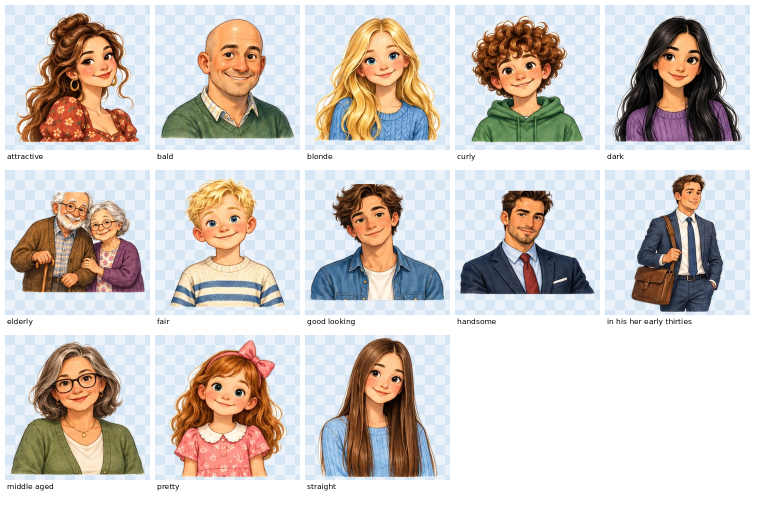
#> input picture tools/vocab-images/p4/preview/1.png, 1520 x 1010 px (shown at 1/2 size)
$ python -i cut.py   (imports and definitions only)
#> lines starting #> are read from the running program, lines starting #| are printed output that depends on the picture; after the words box and inside, x2 and y2 are one past the last pixel; in counts of white or black regions, pixels touching at a corner belong together
### tools/vocab-images/lib.py
import os, re
import numpy as np
from PIL import Image
from scipy.ndimage import label, binary_dilation, binary_erosion, binary_fill_holes

def fname(w):
    return re.sub(r"[^A-Za-z0-9]+", "_", w).strip("_") + '.png'

def min_rgb_of(im):
    arr = np.array(im.convert('RGB')).astype(np.int32)
    return np.minimum(np.minimum(arr[...,0], arr[...,1]), arr[...,2]).astype(np.uint8)

# порог фона: 240 — как было; строже (250 + бесцветность) — для листов, где
# белое внутри рисунка (облака, экраны, бумага) уходило вместе с фоном
BG_MIN, BG_GREY = 240, 255
# KEEP_SOFT: маска рисунка — всё непрозрачное, что связано с тёмными частями,
# а не только пиксели темнее 235 (+grow). Иначе белая середина облака пропадает.
KEEP_SOFT = False

# [118 lines left out: functions widen_keep, make_soft_transparent, to_square, clusters_of, row, row_x, not called in this run]

### tools/vocab-images/p6/cut.py
"""Нарезка листов Prepare 5: python3 cut.py <лист> <картинка> [<лист> <картинка> ...]
Ряды — по профилю строк (полоса рисунков, за ней полоса подписей). Внутри ряда —
кластеры по зазору (12 → 6 → 3); не сошлось — границы по самым пустым колонкам
около равных долей ряда. Выход: out/<лист>/<term>.png."""
import sys, os
import numpy as np
from PIL import Image
sys.path.insert(0, '..')
from lib import row, row_x, clusters_of, min_rgb_of, fname
from sheets import S
import lib
# фон — только чисто-белое и бесцветное; белое внутри рисунка остаётся
lib.BG_MIN, lib.BG_GREY, lib.KEEP_SOFT = 250, 8, True

# Сцены с белым содержимым (лёд, снег): фон вырезается вместе с ним — заливаем сцену целиком
FILL_OLD = None  # заливка дыр больше не нужна: её заменил строгий порог фона
FILL = set()
# вырезать зажатый белый фон (не везде: белое внутри пузырей пропадало)
# белое, которое чистка кусков фона не трогает: облачка, снег, разметка, облака у края сцены
KEEP_WHITE = {'preparation', 'response', 'roll', 'release a track', 'reverse', 'drag', 'crack',
              'ladder', 'wind power', 'solar power', 'impressive', 'surface', 'chimney'}
# сцены, где фон застрял между фигурами и под ногами: чистим жёстче
EXTRA = {'make an arrest', 'bravery', 'bench', 'powerful', 'controversial', 'carbon dioxide emissions',
         'fossil fuel', 'talk (sb) into', 'rumour', 'frame'}
HOLES = {'rub your eyes', 'useless', 'have the strength', 'make a promise', 'have an allergic reaction', 'swallow', 'bump', 'be bitten', 'clear up', 'fold', 'sort', 'sweep', 'wipe', 'water', 'put (sth) away', 'argument', 'arrangement', 'weakness', 'construct', 'knock over', 'terribly', 'embarrassment', 'fitness', 'friendliness'}

# Листы, где генератор разложил картинки иначе, чем в промпте
# Границы клеток вручную: {лист: {номер ряда: [границы]}}; граница-ступенька (y, x_выше, x_ниже)
CUTS = {3: {0: [321, 607, 936, (150, 1239, 1225)]}, 20: {1: [312, (590, 596, 566), 937, 1216]}}

IMAGES = '/tmp/claude-0/-home-user-classroom/d4a2a0a4-519c-5b81-af84-18451bfcf9dd/images'

LAYOUT_SHEET = {}

LAYOUT = {6: [3, 3], 7: [4, 3], 8: [4, 4], 9: [5, 4], 10: [5, 5], 11: [4, 4, 3], 12: [4, 4, 4], 13: [5, 4, 4]}

# [74 lines left out: functions bands, split_rows, column_cuts, erase_glued_captions, not called in this run]

# Предметы с нарисованной мягкой тенью рядом: оставляем только то, что внутри контура
OUTLINE_ONLY = set()

# [64 lines left out: functions outline_only, cut, not called in this run]


def clean_png(p, peel=4, pale=212, grey=32, speck=0.004, pure=250):
    """Белая кайма и крошки после вырезки: снимаем по контуру светлые бесцветные
    пиксели (не глубже peel), выкидываем мелкие островки отдельно от рисунка."""
#> called with p = '../p4/preview/1.png', peel = 4, pale = 212, grey = 32, speck = 0.004, pure = 250
    from scipy.ndimage import label, binary_dilation
    im = np.array(Image.open(p).convert('RGBA')).astype(np.int32)
    rgb, a = im[..., :3], im[..., 3]
#> a: shape (1010, 1520) int32; every value is 255
    mn, mx = rgb.min(-1), rgb.max(-1)
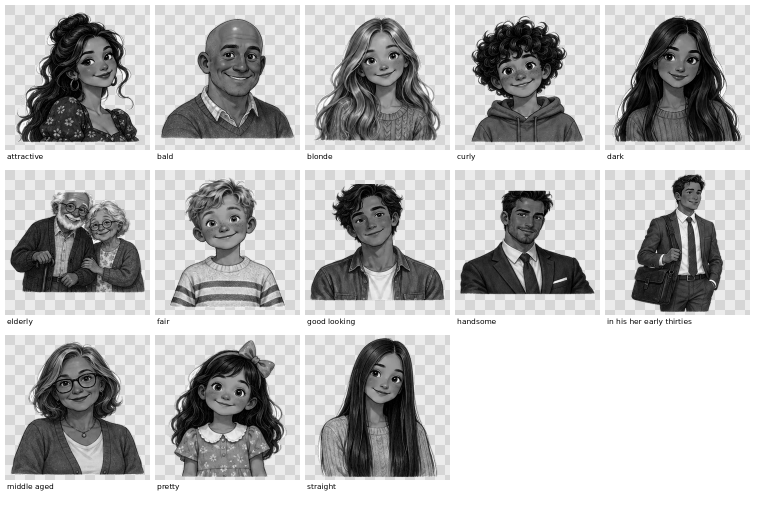
#> mn: shape (1010, 1520) int32 (shown at 1/2 size); min 0, max 255, mean 185.6
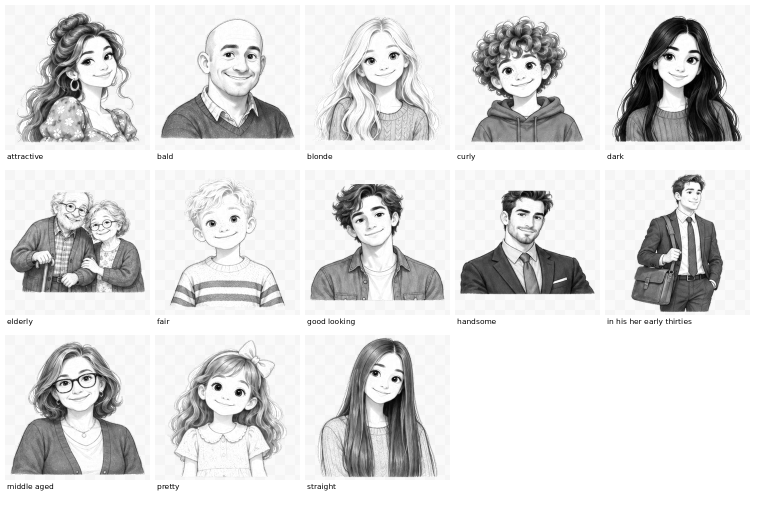
#> mx: shape (1010, 1520) int32 (shown at 1/2 size); min 0, max 255, mean 220.1
    whitish = (mn >= pale) & (mx - mn <= grey)
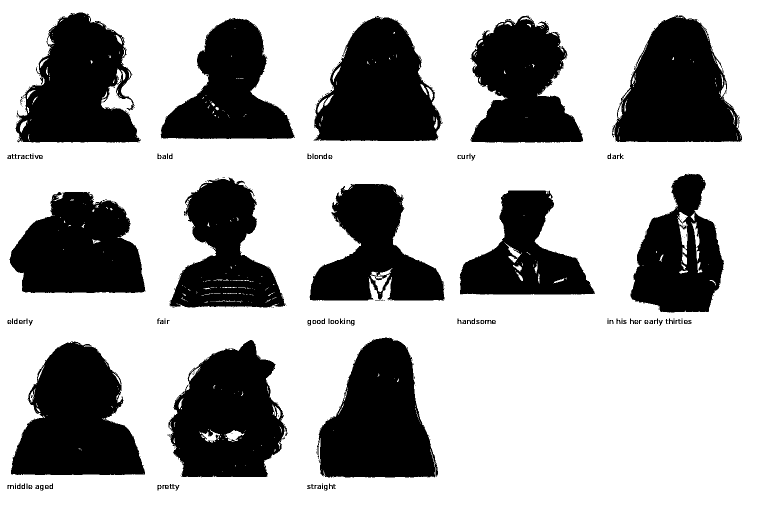
#> whitish: shape (1010, 1520) bool (shown at 1/2 size); 66.4% white; 257 black regions (161 under 20 px), largest, box (x1, y1, x2, y2) and area: (22, 683, 290, 950) 47394, (633, 675, 876, 955) 45555, (335, 680, 575, 955) 45115
    for _ in range(peel):
        solid = a > 128
        edge = solid & binary_dilation(~solid)
        hit = edge & whitish
        if not hit.any():
            break
        a[hit] = 0
    # мягкий край: светлым пикселям у контура — частичная прозрачность
    solid = a > 128
    edge = solid & binary_dilation(~solid)
    soft = edge & (mn >= 190)
    a[soft] = np.minimum(a[soft], np.clip((255 - mn[soft]) * 4, 60, 255))
    # дырки: зажатый между руками и предметами чистый фон, обведённый контуром
    lab, n = label((a > 128) & (mn >= 238) & (mx - mn <= 14))
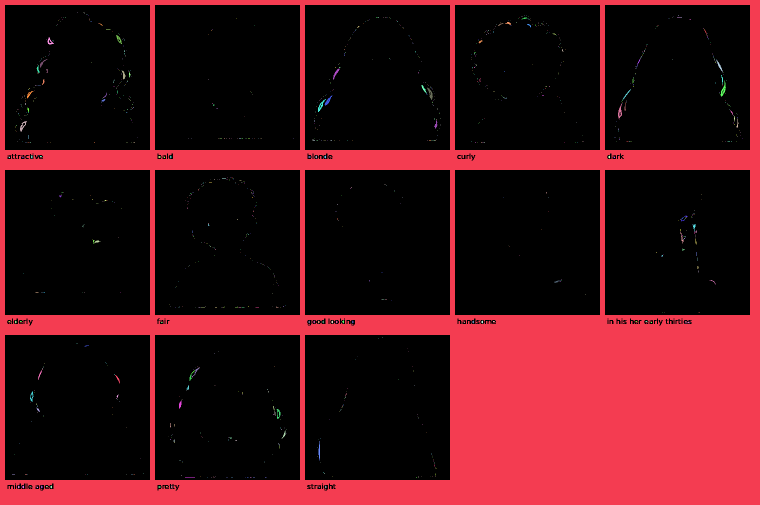
#> lab: shape (1010, 1520) int32 (shown at 1/2 size); 1141 distinct labels, from 0 to 1140; one colour per label, 0 black
#> n = 1140
    for i in range(1, n + 1):
        c = lab == i
        if c.sum() < 60 or mn[c].mean() < pure:
            continue
        ring = binary_dilation(c, iterations=3) & ~c
        if p.endswith(tuple(f'/{fname(w)}' for w in HOLES)):  # только по списку: белое внутри пузырей и бумаги — тоже «дырка»
            a[c] = 0
#> this loop made 1140 passes
#> pass 1, in clean_png, `ring = binary_dilation(c, iterations=3) & ~c`:
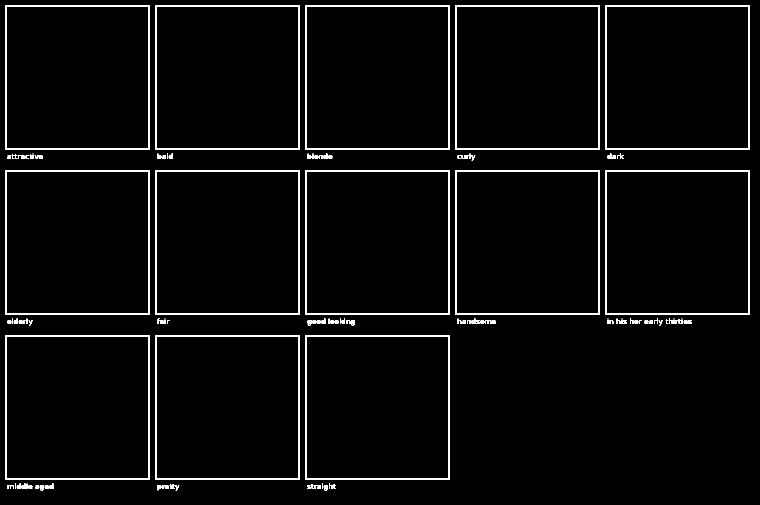
#> ring: shape (1010, 1520) bool (shown at 1/2 size); 3.2% white; 100 white regions (16 under 20 px), largest, box (x1, y1, x2, y2) and area: (10, 10, 300, 300) 3444, (310, 10, 600, 300) 3444, (610, 10, 900, 300) 3444
#> after the loop: c: shape (1010, 1520) bool; 0% white in thin lines or dots, all inside (x1, y1, x2, y2) = (637, 974, 640, 976)
    # куски фона, отрезанные от края тенью или землёй: светлое и бесцветное,
    # связанное с прозрачным краем через светло-серое
    if not p.endswith(tuple(f'/{fname(w)}' for w in KEEP_WHITE)):
        from scipy.ndimage import distance_transform_edt
        out = a <= 40
        M = (~out) & (mn >= 215) & (mx - mn <= 20)
#> M: shape (1010, 1520) bool; 47.6% white; 899 white regions (814 under 20 px), largest, box (x1, y1, x2, y2) and area: (0, 0, 1520, 1010) 722482, (203, 166, 265, 222) 792, (1383, 445, 1399, 492) 190
        labm, _ = label(M)
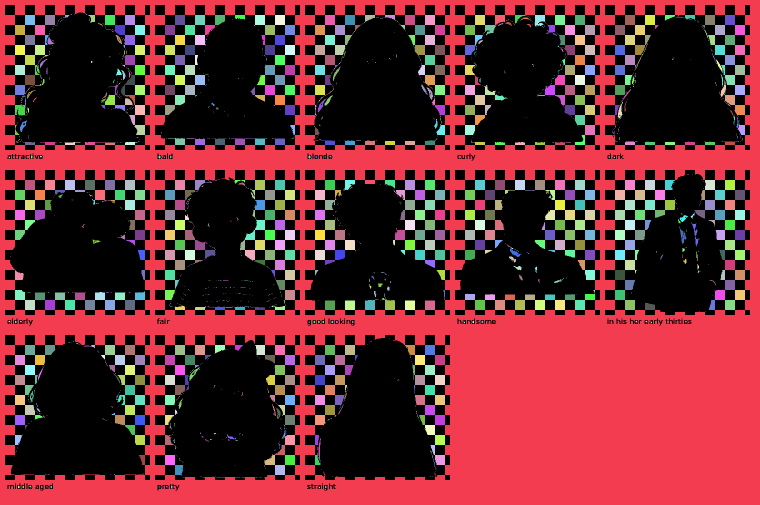
#> labm: shape (1010, 1520) int32 (shown at 1/2 size); 2010 distinct labels, from 0 to 2009; one colour per label, 0 black
        touch = np.unique(labm[binary_dilation(out) & M]); touch = touch[touch > 0]
#> after `touch = np.unique(labm[binary_dilation(out) & M])`: touch = empty array
        T = np.isin(labm, touch)
        dist = distance_transform_edt(~out)
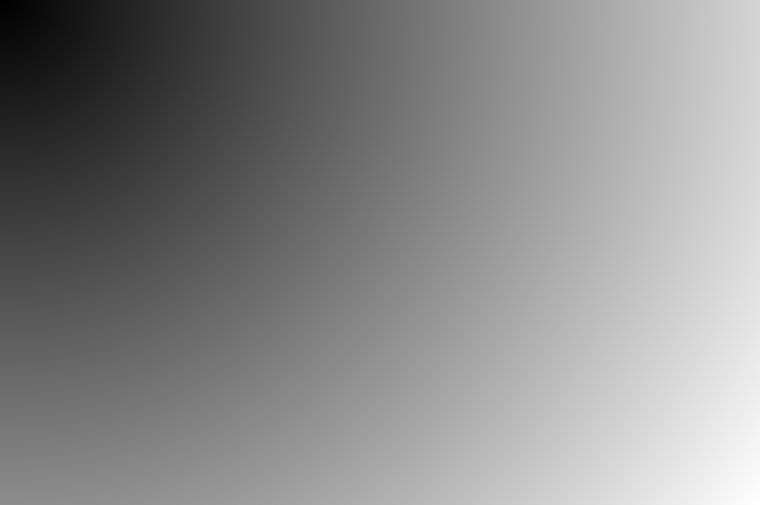
#> dist: shape (1010, 1520) float64 (shown at 1/2 size); min 1, max 1824.1, mean 979.8; drawn with min black and max white
        a[T & (((mn >= 245) & (mx - mn <= 10)) | ((mn >= 225) & (dist <= 6)))] = 0
    if p.endswith(tuple(f'/{fname(w)}' for w in EXTRA)):
        out = a <= 40
        W = (~out) & (mn >= 244) & (mx - mn <= 10)
        labw, nw = label(W); sz = np.bincount(labw.ravel())
        a[np.isin(labw, [i for i in range(1, nw + 1) if sz[i] >= 60])] = 0
        out = a <= 40
        M = (~out) & (mn >= 232) & (mx - mn <= 14)
        labm, _ = label(M)
        touch = np.unique(labm[binary_dilation(out) & M]); touch = touch[touch > 0]
        a[np.isin(labm, touch)] = 0
    lab, n = label(a > 40)
#> lab: shape (1010, 1520) int32; every value is 1
#> n = 1
    if n > 1:
        sizes = np.bincount(lab.ravel()); sizes[0] = 0
        big = sizes.max()
        small = np.isin(lab, np.where((sizes < speck * a.size) & (sizes < big))[0])
        a[small] = 0
    im[..., 3] = a
    Image.fromarray(im.astype(np.uint8), 'RGBA').save(p)

# [4 lines not run here, left out]

>>> result = clean_png('../p4/preview/1.png')

$ run again, on tools/vocab-images/p4/soft/hurt.png
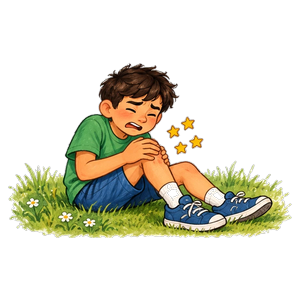
#> input picture tools/vocab-images/p4/soft/hurt.png, 300 x 300 px
#> whitish: shape (300, 300) bool; 1% white in thin lines or dots, all inside (x1, y1, x2, y2) = (11, 64, 289, 237)
#> soft: shape (300, 300) bool; 0.27% white in thin lines or dots, all inside (x1, y1, x2, y2) = (10, 138, 290, 238)
#> in clean_png, `a[soft] = np.minimum(a[soft], np.clip((255 - mn[soft]) * 4, 60, 255))`:
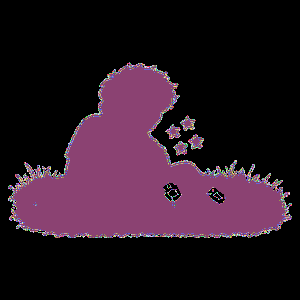
#> a: shape (300, 300) int32; 207 distinct labels, from 0 to 255; one colour per label, 0 black
#> in clean_png, `lab, n = label((a > 128) & (mn >= 238) & (mx - mn <= 14))`: n = 80
#> out: shape (300, 300) bool; 71.3% white; 19 black regions (14 under 20 px), largest, box (x1, y1, x2, y2) and area: (8, 63, 292, 238) 25339, (189, 135, 204, 149) 129, (181, 116, 195, 131) 127, (166, 125, 180, 139) 124, (174, 141, 188, 155) 122
#> M: shape (300, 300) bool; 0.35% white in thin lines or dots, all inside (x1, y1, x2, y2) = (16, 123, 282, 234)
#> labm: shape (300, 300) int32; 107 distinct labels, from 0 to 106
#> touch = [9, 10, 16, 18, 19, 20, 24, 25, 29, 34, 38, 40, 51]
#> T: shape (300, 300) bool; 0.05% white in thin lines or dots, all inside (x1, y1, x2, y2) = (161, 183, 222, 207)
#> in clean_png, `lab, n = label(a > 40)`: n = 37
#> sizes = 38 values, max 64170 at index 0, min 1 at index 6, mean 2368.4
#> big = 25277
#> small: shape (300, 300) bool; 71.9% white; 1 black region, box (x1, y1, x2, y2) and area: (8, 63, 292, 238) 25277
#> in clean_png, `Image.fromarray(im.astype(np.uint8), 'RGBA').save(p)`:
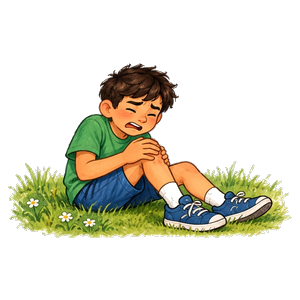
#> saved as hurt.png: PIL image 300x300 RGBA; mean R, G, B, A 41.2, 39.4, 24.3, 70.2; transparent parts drawn white

$ run again, on tools/vocab-images/p5/preview/1.png
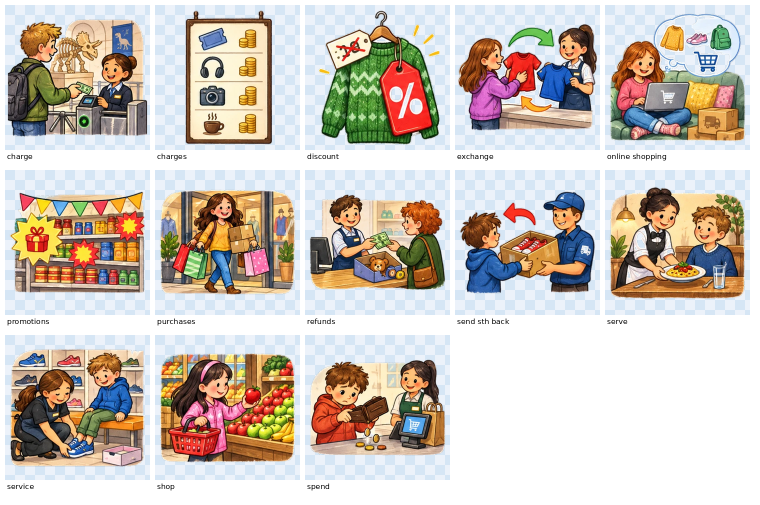
#> input picture tools/vocab-images/p5/preview/1.png, 1520 x 1010 px (shown at 1/2 size)
#> a: shape (1010, 1520) int32; every value is 255
#> in clean_png, `whitish = (mn >= pale) & (mx - mn <= grey)`:
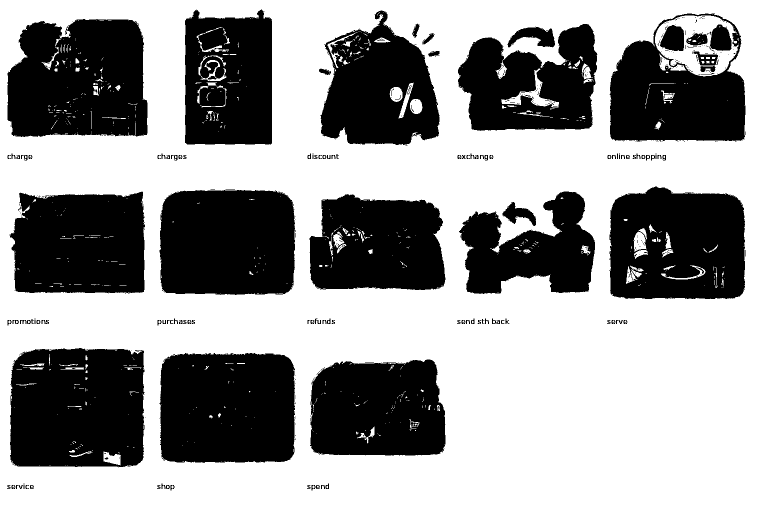
#> whitish: shape (1010, 1520) bool (shown at 1/2 size); 58.7% white; 462 black regions (344 under 20 px), largest, box (x1, y1, x2, y2) and area: (20, 696, 290, 935) 59416, (15, 38, 295, 274) 57319, (319, 706, 591, 926) 56809
#> in clean_png, `lab, n = label((a > 128) & (mn >= 238) & (mx - mn <= 14))`: n = 1040
#> M: shape (1010, 1520) bool; 43.9% white; 858 white regions (762 under 20 px), largest, box (x1, y1, x2, y2) and area: (0, 0, 1520, 1010) 656097, (1310, 31, 1466, 152) 5196, (1003, 137, 1118, 215) 1427
#> in clean_png, `labm, _ = label(M)`:
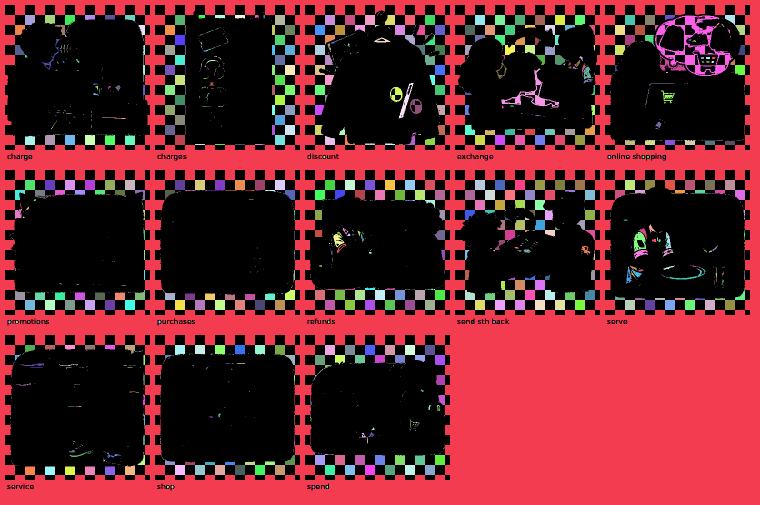
#> labm: shape (1010, 1520) int32 (shown at 1/2 size); 1616 distinct labels, from 0 to 1615; one colour per label, 0 black
#> touch = empty array
#> in clean_png, `lab, n = label(a > 40)`: n = 1

$ run again, on tools/vocab-images/p5/preview/10.png
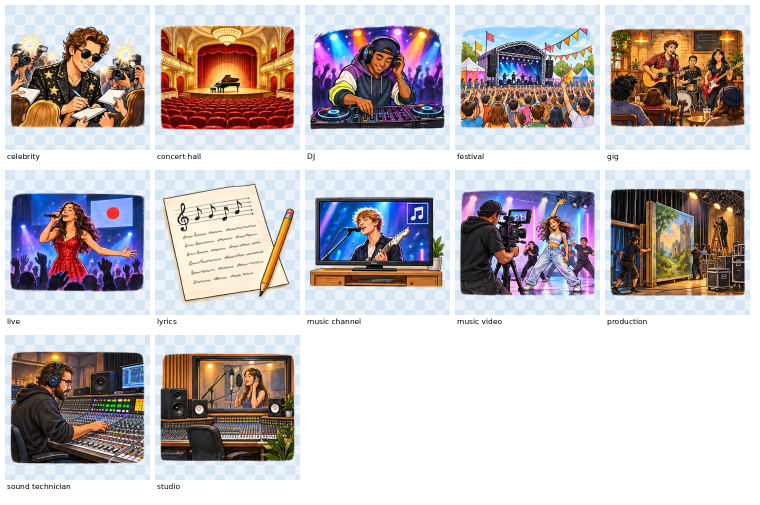
#> input picture tools/vocab-images/p5/preview/10.png, 1520 x 1010 px (shown at 1/2 size)
#> a: shape (1010, 1520) int32; every value is 255
#> whitish: shape (1010, 1520) bool; 60.4% white; 298 black regions (191 under 20 px), largest, box (x1, y1, x2, y2) and area: (19, 702, 290, 929) 58879, (1219, 376, 1491, 593) 57709, (319, 705, 591, 924) 57030
#> in clean_png, `lab, n = label((a > 128) & (mn >= 238) & (mx - mn <= 14))`: n = 1030
#> M: shape (1010, 1520) bool; 47% white; 1082 white regions (989 under 20 px), largest, box (x1, y1, x2, y2) and area: (0, 0, 1520, 1010) 711112, (197, 178, 249, 208) 421, (208, 110, 233, 135) 334
#> in clean_png, `labm, _ = label(M)`:
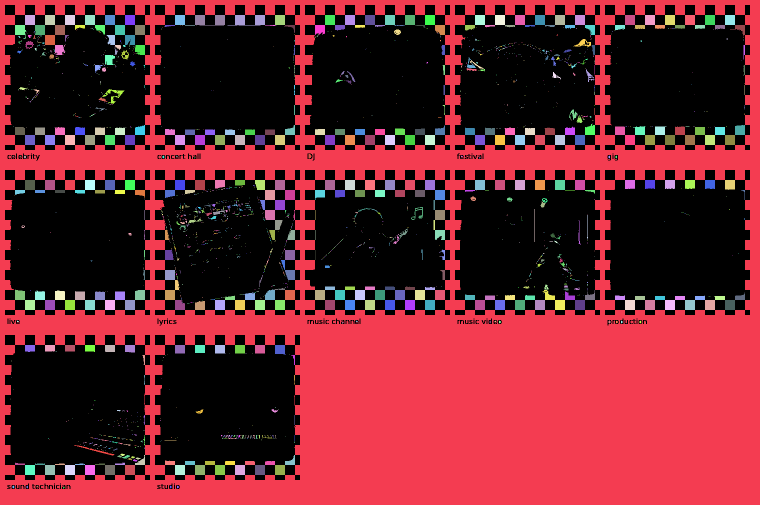
#> labm: shape (1010, 1520) int32 (shown at 1/2 size); 1837 distinct labels, from 0 to 1836; one colour per label, 0 black
#> touch = empty array
#> in clean_png, `lab, n = label(a > 40)`: n = 1
